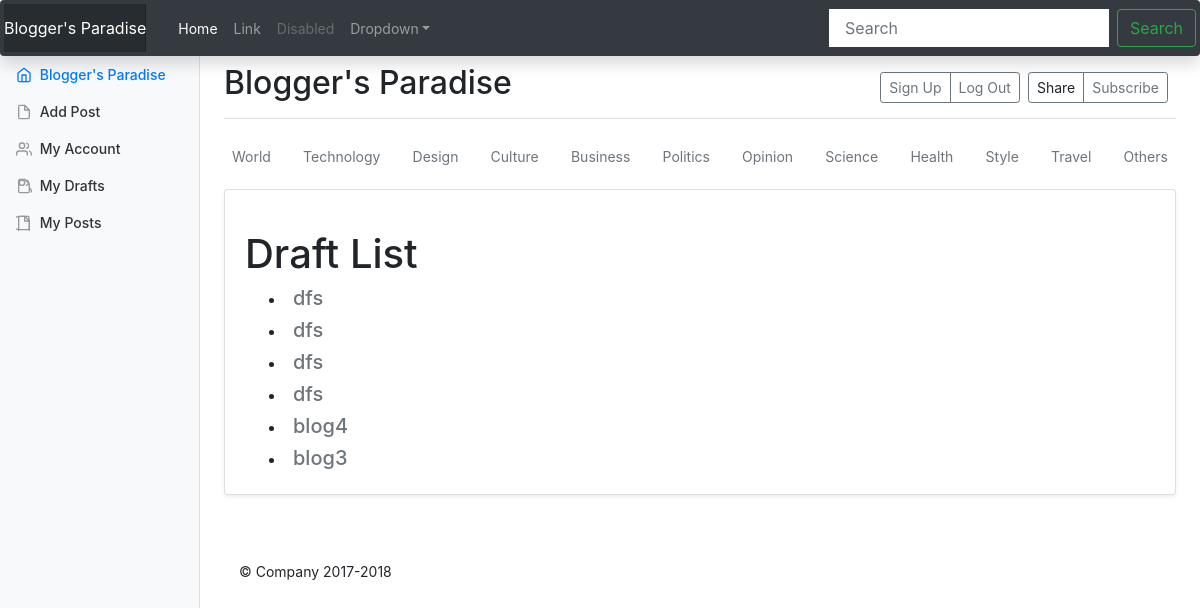
Screenshot of /sougata/draft_list/ (signed in) with the database file from the repository.
### blogs/models.py (models this page shows, shortened)
class Post(models.Model):
    author  = models.ForeignKey('auth.User',on_delete = models.CASCADE)
    title = models.CharField(null=False, blank=False, max_length = 50)
    text = models.TextField(null=False, blank = False)
    created_date = models.DateTimeField(default = timezone.now)
    published_date = models.DateTimeField(blank = True, null = True)
    edited = models.BooleanField(default=False)
    likes = models.IntegerField(default = 0)
    dislikes = models.IntegerField(default = 0)
    thumbnail = models.ImageField(null=True, blank=True, upload_to='thumbnail_pics')
    TOPIC_CHOICE = (
        ('World','World'),
        ('Technology','Technology'),
        ('Design','Design'),
        ('Culture','Culture'),
        ('Business','Business'),
        ('Politics','Politics'),
        ('Opinion','Opinion'),
        ('Science','Science'),
        ('Health','Health'),
        ('Style','Style'),
        ('Travel','Travel'),
        ('Others','Others'),
    )
    topic = models.CharField(max_length = 11,choices = TOPIC_CHOICE, default="Others", blank=False, null=False)

### blogs/views.py (the view)
# urls.py: path('<username>/draft_list/',MyDraftListView.as_view(),name='draft-list'),
class MyDraftListView(LoginRequiredMixin, UserPassesTestMixin, ListView):
    model = Post
    template_name = 'blogs/draft_list.html' #<app>/<model>_<viewtype>/html
    context_object_name = 'posts'
    def test_func(self):
        if self.request.user.username == self.kwargs.get('username'):
            return True
        return False
    def get_queryset(self):
        return Post.objects.filter(author=self.request.user,published_date=None).order_by('-created_date')

### blogs/templates/blogs/draft_list.html
{% extends 'blogs/base.html' %}
{% block content %}
<div class="card flex-md-row mb-4 shadow-sm ">
  <div class="card-body d-flex flex-column align-items-start">
    <h2 class="h1">Draft List</h2>
<ul>
  {% if posts %}
    {% for post in posts %}
      {% if post.author.pk == user.pk %}
        <li>
        <h5>  <a class="p-2 text-muted" href="{% url 'blogs:post-update' post.pk %}">{{ post.title }}</a></h5>
        </li>
      {% endif %}
    {% endfor %}
  {% else %}
    <h5>Draft list empty</h5>
  {% endif %}
  </div>
</div>
{% endblock %}

### blogs/static/style.css (style rules this page uses)
.card { padding-top: 20px; margin: 10px 0 20px 0; background-color: rgba(214, 224, 226, 0.2); border-top-width: 0; border-bottom-width: 2px; -webkit-border-radius: 3px; -moz-border-radius: 3px; border-radius: 3px; -webkit-box-shadow: none; -moz-box-shadow: none; box-shadow: none; -webkit-box-sizing: border-box; -moz-box-sizing: border-box; box-sizing: border-box; }
.card .card-body { padding: 0 20px; margin-top: 20px; }

### blogs/static/blogs/template_data/blog.css (style rules this page uses)
h1, h2, h3, h4, h5, h6 { font-family: "Playfair Display", Georgia, "Times New Roman", serif; }

### blogs/static/blogs/dash_board_template_data/dashboard.css (style rules this page uses)
body { font-size: .875rem; }

### rows the page displays
Post: title "dfs"
Post: title "dfs"
Post: title "dfs"
Post: title "dfs"
Post: title "blog4"
Post: title "blog3"
